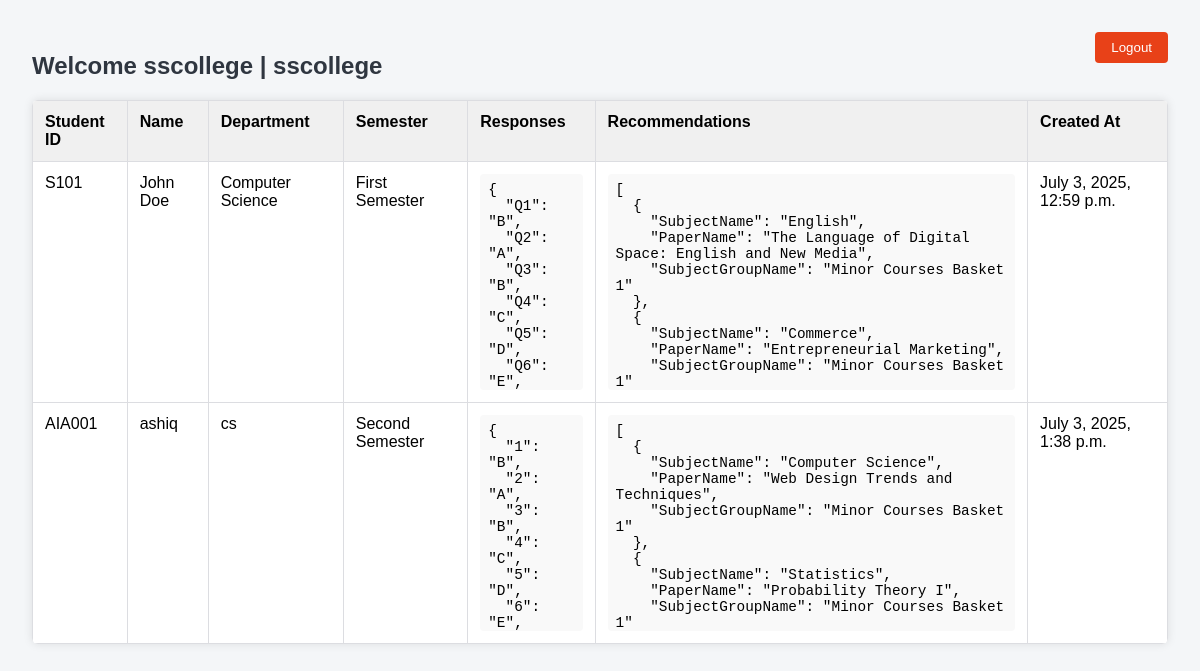
Screenshot of /panel/ (signed in) with the database file from the repository.
### core/models.py (models this page shows, shortened)
class CollegeUser(models.Model):
    user = models.OneToOneField(User, on_delete=models.CASCADE)
    college = models.ForeignKey(College, on_delete=models.CASCADE)

class College(models.Model):
    college_id = models.CharField(max_length=50, unique=True)
    name = models.CharField(max_length=200, unique=True)
    base_url = models.URLField()

class Student(models.Model):
    student_id = models.CharField(max_length=20)
    name = models.CharField(max_length=100)
    department = models.CharField(max_length=100)
    semester = models.CharField(max_length=20)
    college = models.ForeignKey(College, on_delete=models.CASCADE)
    responses = models.JSONField(null=True, blank=True)
    recommendations = models.JSONField(null=True, blank=True)
    created_at = models.DateTimeField(auto_now_add=True)
    class Meta:
        unique_together = ('college', 'student_id')

### core/views.py (the view)
# urls.py: path('panel/', college_user_panel, name='college-panel'),
@login_required
def college_user_panel(request):
    if not hasattr(request.user, 'collegeuser'):
        return render(request, 'unauthorized.html')
    students = Student.objects.filter(college=request.user.collegeuser.college)
    return render(request, 'college_user_panel.html', {'students': students})

### core/templatetags/json_filters.py (called while the page is built)
@register.filter
def pretty_json(value):
    try:
        return json.dumps(value, indent=2)
    except:
        return value

### core/templates/college_user_panel.html (shortened to what this page needs)
{% load json_filters %}
<!DOCTYPE html>
<html lang="en">
<head>
</head>
<body>
  <div class="container">
    <form method="post" action="{% url 'logout' %}" style="float: right;">
    <button type="submit" class="logout">Logout</button>
    </form>
    <h2>Welcome {{ user.username }} | {{ user.collegeuser.college.name }}</h2>
    <table>
      <thead>
        <tr>
          <th>Student ID</th>
          <th>Name</th>
          <th>Department</th>
          <th>Semester</th>
          <th>Responses</th>
          <th>Recommendations</th>
          <th>Created At</th>
        </tr>
      </thead>
      <tbody>
        {% for student in students %}
          <tr>
            <td>{{ student.student_id }}</td>
            <td>{{ student.name }}</td>
            <td>{{ student.department }}</td>
            <td>{{ student.semester }}</td>
            <td><pre>{{ student.responses|pretty_json }}</pre></td>
            <td><pre>{{ student.recommendations|pretty_json }}</pre></td>
            <td>{{ student.created_at }}</td>
          </tr>
        {% empty %}
          <tr><td colspan="7">No students found for your college.</td></tr>
        {% endfor %}
      </tbody>
    </table>
  </div>
</body>
</html>

### core/templates/college_user_panel.html (style rules this page uses)
body { font-family: Arial, sans-serif; background: #f4f6f8; margin: 0; padding: 0; }
.container { padding: 2rem; }
h2 { color: #2f3640; }
table { width: 100%; border-collapse: collapse; margin-top: 1rem; background: white; box-shadow: 0 0 10px rgba(0,0,0,0.1); border-radius: 6px; overflow: hidden; }
th, td { border: 1px solid #dcdde1; padding: 0.75rem; text-align: left; vertical-align: top; }
th { background-color: #f0f0f0; }
pre { margin: 0; max-height: 200px; overflow: auto; white-space: pre-wrap; font-size: 0.9rem; background: #f9f9f9; border-radius: 4px; padding: 0.5rem; }
.logout { float: right; padding: 0.5rem 1rem; background: #e84118; color: white; border: none; border-radius: 4px; text-decoration: none; }

### rows the page displays
Student: student_id "S101", name "John Doe", department "Computer Science", semester "First Semester", responses|pretty_json "{ \"Q1\": \"B\", \"Q2\": \"A\", \"Q3\": \"B\", \"Q4\": \"C\", \"Q5\": \"D\", \"Q6\": \"E\",…", recommendations|pretty_json "[ { \"SubjectName\": \"English\", \"PaperName\": \"The Language of Digital Space: English and New Media\", \"SubjectGroupName\": \"Minor Courses Basket 1\" }, { \"SubjectName\": \"Commerce\", \"PaperName\": \"Entrepreneurial Marketing\", \"SubjectGroupName\": \"Minor Courses Basket 1\"…", created_at "July 3, 2025, 12:59 p.m."
Student: student_id "AIA001", name "ashiq", department "cs", semester "Second Semester", responses|pretty_json "{ \"1\": \"B\", \"2\": \"A\", \"3\": \"B\", \"4\": \"C\", \"5\": \"D\", \"6\": \"E\",…", recommendations|pretty_json "[ { \"SubjectName\": \"Computer Science\", \"PaperName\": \"Web Design Trends and Techniques\", \"SubjectGroupName\": \"Minor Courses Basket 1\" }, { \"SubjectName\": \"Statistics\", \"PaperName\": \"Probability Theory I\", \"SubjectGroupName\": \"Minor Courses Basket 1\"…", created_at "July 3, 2025, 1:38 p.m."

### other values shown
{{ user.username }} "sscollege"
{{ user.collegeuser.college.name }} "sscollege"
